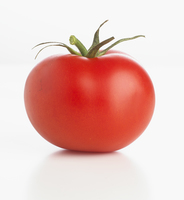
#> input picture scripts/Perception/images/tomato.jpg, 184 x 200 px, found by its file name
$ python image_thresholding.py
#> lines starting #> are read from the running program, lines starting #| are printed output that depends on the picture; after the words box and inside, x2 and y2 are one past the last pixel; in counts of white or black regions, pixels touching at a corner belong together
#!/usr/bin/env python

import numpy as np
import cv2


def read_image(image_name, as_gray):
#> called with as_gray = True
    if as_gray:
        image = cv2.imread(image_name,cv2.IMREAD_GRAYSCALE)
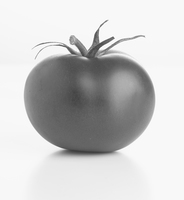
#> image: shape (200, 184); min 61, max 255, mean 203
    else:
        image = cv2.imread(image_name,cv2.IMREAD_COLOR)
    cv2.imshow("Image",image)
    return image


def basic_thresholding(gray_image, threshol_value):
    ret, thresh_basic = cv2.threshold(gray_image,
                                    threshol_value,
                                    255,
                                    cv2.THRESH_BINARY)
    cv2.imshow("Basic Binary Image",thresh_basic)

def adaptive_thresholding(gray_image, threshol_value):
#> called with threshol_value = 115
    adaptive_threshold_image = cv2.adaptiveThreshold(gray_image,
                                        255,
                                        cv2.ADAPTIVE_THRESH_GAUSSIAN_C,
                                        cv2.THRESH_BINARY,
                                        threshol_value,
                                        2)
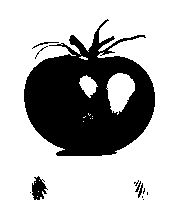
#> adaptive_threshold_image: shape (200, 184); 70.7% white; 12 black regions (7 under 20 px), largest, box (x1, y1, x2, y2) and area: (24, 19, 155, 156) 10433, (32, 176, 48, 200) 233, (32, 42, 59, 49) 37, (138, 183, 143, 198) 30, (135, 181, 141, 192) 21
    cv2.imshow("Adaptive Threshold Image",adaptive_threshold_image)


def main():
    #image_name = "/home/sergiu/catkin_ws/src/ros_tutorial/scripts/Perception/images/shapes.png"
    image_name = "/home/sergiu/catkin_ws/src/ros_tutorial/scripts/Perception/images/tomato.jpg"
    as_gray = True
    threshol_value=115
    gray_image = read_image(image_name,as_gray)
    #basic_thresholding(gray_image, threshol_value)
    adaptive_thresholding(gray_image, threshol_value)
    cv2.waitKey(0)
    cv2.destroyAllWindows()

if __name__ == '__main__':
    main()

$ run again, with scripts/Perception/images/shapes.png saved as scripts/Perception/images/tomato.jpg
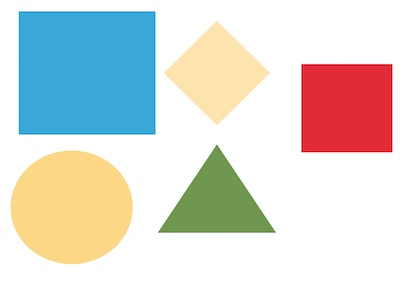
#> input picture scripts/Perception/images/shapes.png, 400 x 289 px, found by its file name
#> in read_image, `image = cv2.imread(image_name,cv2.IMREAD_GRAYSCALE)`:
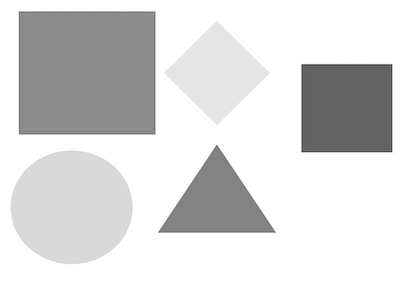
#> image: shape (289, 400); min 62, max 255, mean 216.8
#> in adaptive_thresholding, `adaptive_threshold_image = cv2.adaptiveThreshold(gray_image, 255, cv2...`:
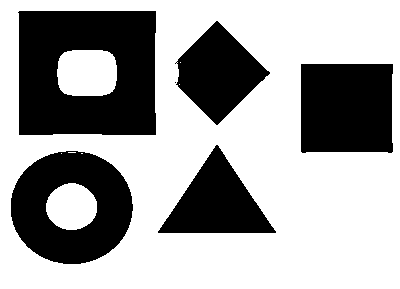
#> adaptive_threshold_image: shape (289, 400); 63.7% white; 6 black regions (1 under 20 px), largest, box (x1, y1, x2, y2) and area: (18, 11, 156, 135) 14351, (11, 151, 133, 264) 8974, (301, 64, 393, 153) 8035, (175, 21, 270, 125) 5336, (158, 145, 276, 233) 5272

$ run again, with scripts/Perception/images/chess.jpg copied over scripts/Perception/images/tomato.jpg
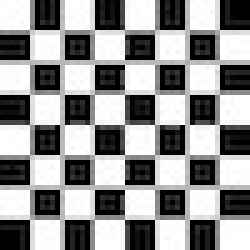
#> input picture scripts/Perception/images/chess.jpg, 50 x 50 px, found by its file name (shown 5 times larger)
#> in read_image, image is the input picture: shape (50, 50); min 0, max 255, mean 145.1
#> in adaptive_thresholding, `adaptive_threshold_image = cv2.adaptiveThreshold(gray_image, 255, cv2...`:
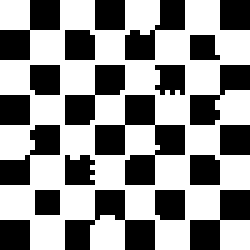
#> adaptive_threshold_image: shape (50, 50) (shown 5 times larger); 56.8% white; 21 black regions, largest, box (x1, y1, x2, y2) and area: (19, 19, 37, 37) 142, (13, 38, 31, 50) 100, (0, 0, 12, 12) 72
